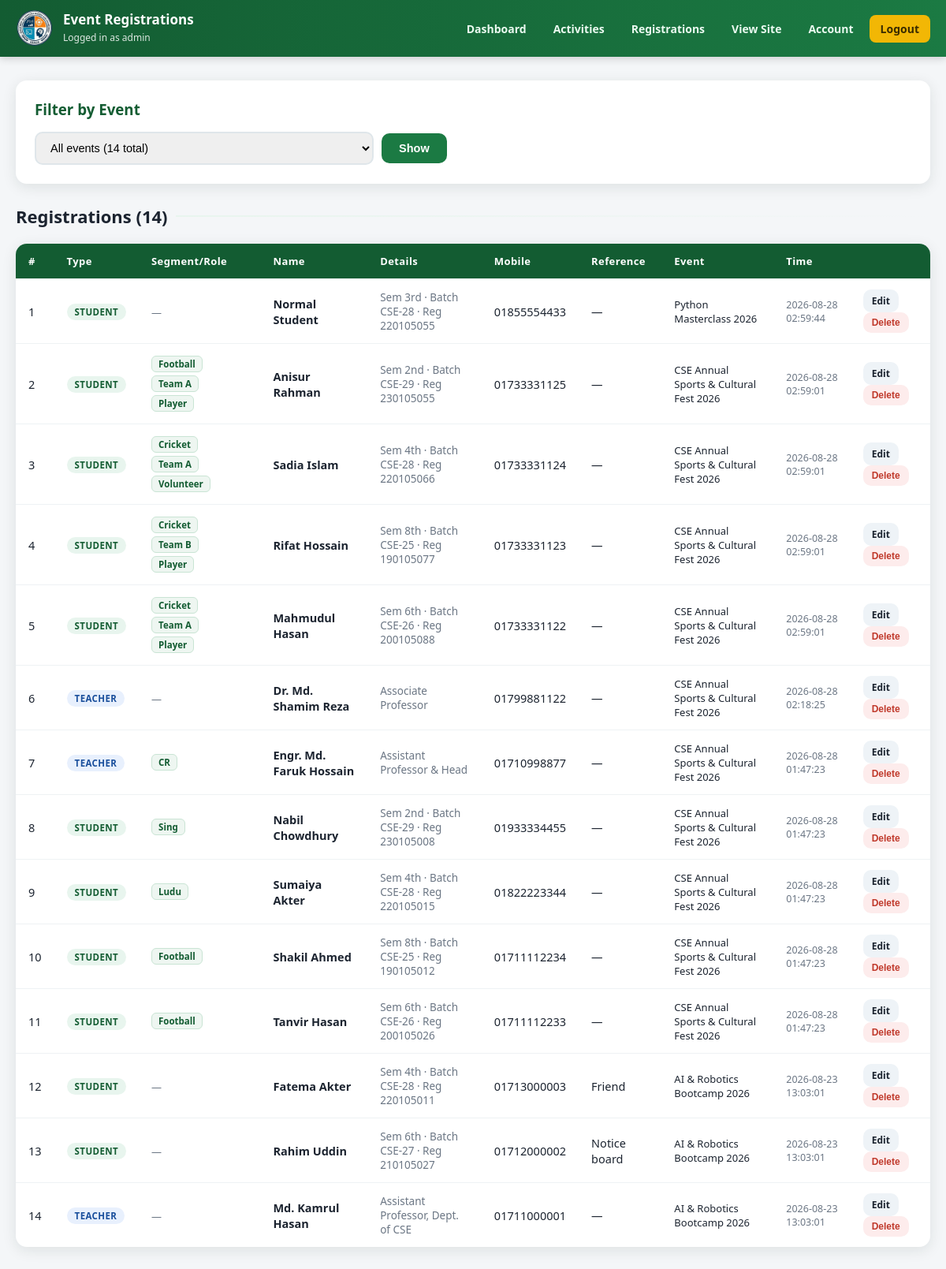
The page /admin/registrations.php (signed in) on the database its author committed.
### tables this page shows
CREATE TABLE registrations (
                id INTEGER PRIMARY KEY AUTOINCREMENT,
                event_id INTEGER NOT NULL,
                role TEXT NOT NULL DEFAULT 'student',
                name TEXT NOT NULL,
                semester TEXT, batch TEXT, reg_no TEXT, designation TEXT,
                mobile TEXT NOT NULL, reference TEXT,
                registered_at TEXT
            , event_role TEXT NULL, edit_used INTEGER NOT NULL DEFAULT 0);

CREATE TABLE events (
  id INTEGER PRIMARY KEY AUTOINCREMENT,
  title TEXT NOT NULL,
  category TEXT NOT NULL DEFAULT 'Other',
  event_date TEXT NOT NULL,
  description TEXT,
  created_at TEXT
, reg_deadline TEXT NULL, custom_roles TEXT NULL);

### includes/functions.php (called while the page is built, shortened)
<?php
function e($str) {
    return htmlspecialchars((string)$str, ENT_QUOTES, 'UTF-8');
}
    ?>
<?php
function parse_registration_roles($eventRole): array {
    if (empty($eventRole)) return [];
    $decoded = json_decode($eventRole, true);
    if (is_array($decoded) && !empty($decoded)) {
        return $decoded;
    }
    return ['Role' => (string)$eventRole];
}

### admin/registrations.php (the view, shortened to what this page needs)
<?php
require __DIR__ . '/../includes/config.php';
require __DIR__ . '/../includes/functions.php';
$eid = (int)($_GET['event'] ?? 0);
$events = $pdo->query("
    SELECT e.id, e.title, e.event_date,
           (SELECT COUNT(*) FROM registrations r WHERE r.event_id = e.id) AS reg_count
    FROM events e ORDER BY e.event_date DESC")->fetchAll();
if ($eid) {
    $eStmt = $pdo->prepare("SELECT * FROM events WHERE id = ?");
    $eStmt->execute([$eid]);
    $curEvent = $eStmt->fetch();
    if ($curEvent) {
        $curCustomFields = get_event_custom_fields($curEvent);
    }
    $stmt = $pdo->prepare("SELECT r.*, e.title AS event_title FROM registrations r JOIN events e ON e.id = r.event_id WHERE r.event_id = ? ORDER BY r.role DESC, r.id");
    $stmt->execute([$eid]);
} else {
    $stmt = $pdo->query("SELECT r.*, e.title AS event_title FROM registrations r JOIN events e ON e.id = r.event_id ORDER BY r.id DESC");
}
$regs = $stmt->fetchAll();
?>
<!DOCTYPE html>
<html lang="en">
<head>
<link rel="stylesheet" href="../assets/style.css">
</head>
<body>
<header class="site-header">
  <div class="header-inner">
    <a class="brand" href="dashboard.php">
      <img class="brand-logo-img" src="../assets/cse-logo.png" alt="EBAUB CSE Logo" width="48" height="48" style="width:48px;height:48px">
      <div class="brand-text"><b>Event Registrations</b><span>Logged in as <?= e($_SESSION['admin_name']) ?></span></div>
    </a>
    <nav class="nav">
      <a href="dashboard.php">Dashboard</a>
      <a href="activities.php">Activities</a>
      <a href="registrations.php">Registrations</a>
      <a href="../index.php" target="_blank">View Site</a>
      <a href="change-password.php">Account</a>
      <a class="btn-login" href="logout.php">Logout</a>
    </nav>
  </div>
</header>
<main class="container">
  <div class="panel">
    <h3>Filter by Event</h3>
    <form method="get" style="display:flex;gap:10px;flex-wrap:wrap;align-items:center">
      <select name="event" style="padding:10px 14px;border:2px solid #dfe6ea;border-radius:10px;font-size:14.5px;min-width:260px">
        <option value="0">All events (<?= array_sum(array_column($events, 'reg_count')) ?> total)</option>
      </select>
      <button class="btn btn-primary">Show</button>
    </form>
  </div>
  <h2 class="section-title">Registrations (<?= count($regs) ?>)</h2>
  <?php if (!$regs): ?>
    <div class="empty">No registrations found<?= $eid ? ' for this event' : '' ?>.</div>
  <?php else: ?>
  <table class="admin-table">
    <tr>
      <th>#</th><th>Type</th><th>Segment/Role</th><th>Name</th><th>Details</th><th>Mobile</th><th>Reference</th>
      <?php if (!$eid): ?><th>Event</th><?php endif; ?>
      <th>Time</th><th></th>
    </tr>
    <?php foreach ($regs as $i => $r): ?>
    <tr>
      <td><?= $i + 1 ?></td>
      <td>
        <span style="display:inline-block;padding:3px 10px;border-radius:999px;font-size:11.5px;font-weight:800;letter-spacing:.4px;<?= $r['role'] === 'teacher' ? 'background:#e8f0fd;color:#1a4f9c' : 'background:var(--green-light);color:var(--green-dark)' ?>">
          <?= strtoupper(e($r['role'])) ?>
        </span>
      </td>
      <td>
        <?php
          $rRoles = parse_registration_roles($r['event_role'] ?? '');
          if ($rRoles):
            foreach ($rRoles as $lbl => $val): ?>
              <span style="display:inline-block;padding:2px 8px;margin:2px 3px 2px 0;border-radius:6px;font-size:11.5px;font-weight:700;background:#eef6f1;color:var(--green-dark);border:1px solid #c9e4d4" title="<?= e($lbl) ?>">
                <?= e($val) ?>
              </span>
            <?php endforeach;
          else: ?>
            <span style="color:var(--muted);font-size:13px">—</span>
        <?php endif; ?>
      </td>
      <td><b><?= e($r['name']) ?></b></td>
      <td style="font-size:13.5px;color:var(--muted)">
        <?= $r['role'] === 'teacher'
            ? e($r['designation'])
            : 'Sem ' . e($r['semester']) . ' · Batch ' . e($r['batch']) . ' · Reg ' . e($r['reg_no']) ?>
      </td>
      <td><?= e($r['mobile']) ?></td>
      <td><?= e($r['reference'] ?: '—') ?></td>
      <?php if (!$eid): ?><td style="font-size:13px"><?= e($r['event_title']) ?></td><?php endif; ?>
      <td style="font-size:12.5px;color:var(--muted)"><?= e($r['registered_at']) ?></td>
      <td>
        <a class="btn" style="padding:6px 11px;font-size:12px;background:#eef3f7" href="edit-registration.php?id=<?= $r['id'] ?>">Edit</a>
        <form method="post" onsubmit="return confirm('Delete this registration?')" style="display:inline">
          <button class="btn btn-danger" style="padding:6px 11px;font-size:12px" name="del_reg" value="1">Delete</button>
        </form>
      </td>
    </tr>
    <?php endforeach; ?>
  </table>
  <?php endif; ?>
</main>
</body>
</html>

### assets/style.css (style rules this page uses)
:root { --green: #1b7a43; --green-dark: #135c32; --green-light: #e8f5ee; --gold: #f2b705; --ink: #1c2430; --muted: #6b7684; --bg: #f4f6f8; --card: #ffffff; --radius: 14px; --shadow: 0 4px 18px rgba(16, 40, 28, 0.10); }
* { margin: 0; padding: 0; box-sizing: border-box; }
html, body { overflow-x: hidden; max-width: 100%; }
body { font-family: 'Segoe UI', system-ui, -apple-system, sans-serif; background: var(--bg); color: var(--ink); }
input, select, textarea, button { max-width: 100%; }
img { display: block; max-width: 100%; }
a { text-decoration: none; color: inherit; }
.site-header { background: linear-gradient(90deg, var(--green-dark), var(--green)); color: #fff; position: sticky; top: 0; z-index: 50; box-shadow: 0 2px 10px rgba(0,0,0,.18); }
.header-inner { max-width: 1200px; margin: auto; padding: 12px 20px; display: flex; align-items: center; justify-content: space-between; gap: 14px; flex-wrap: wrap; }
.brand { display: flex; align-items: center; gap: 12px; }
.brand-logo-img { width: 48px; height: 48px; max-width: 48px; max-height: 48px; object-fit: contain; flex-shrink: 0; }
.brand-text b { font-size: 17px; display: block; line-height: 1.2; }
.brand-text span { font-size: 12px; opacity: .85; }
.nav { display: flex; gap: 6px; align-items: center; }
.nav a { padding: 8px 14px; border-radius: 8px; font-size: 14px; font-weight: 600; color: #eafaf0; transition: background .2s; }
.nav a.btn-login { background: var(--gold); color: #3a2c00; }
.container { max-width: 1200px; margin: auto; padding: 30px 20px 60px; }
.section-title { font-size: 22px; margin: 10px 0 20px; display: flex; align-items: center; gap: 10px; }
.section-title::after { content: ""; flex: 1; height: 2px; background: linear-gradient(90deg, var(--green-light), transparent); }
.btn { display: inline-block; border: none; cursor: pointer; font-weight: 700; font-size: 14.5px; padding: 11px 22px; border-radius: 10px; transition: all .2s; }
.btn-primary { background: var(--green); color: #fff; }
.btn-danger { background: #fdecec; color: #c0392b; }
.admin-table { width: 100%; border-collapse: collapse; background: #fff; border-radius: var(--radius); overflow: hidden; box-shadow: var(--shadow); }
.admin-table th { background: var(--green-dark); color: #fff; text-align: left; padding: 13px 16px; font-size: 13px; letter-spacing: .4px; }
.admin-table td { padding: 13px 16px; border-top: 1px solid #eef2f4; font-size: 14.5px; vertical-align: middle; }
.panel { background: #fff; border-radius: var(--radius); box-shadow: var(--shadow); padding: 24px; margin-bottom: 26px; }
.panel h3 { margin-bottom: 16px; color: var(--green-dark); }

### rows shown on the page
registrations: role "STUDENT", name "Normal Student", semester "3rd", batch "CSE-28", reg_no "220105055", mobile "01855554433", reference "—", event.title "Python Masterclass 2026", registered_at "2026-08-28 02:59:44"
registrations: role "STUDENT", event_role "Football", event_role "Team A", event_role "Player", name "Anisur Rahman", semester "2nd", batch "CSE-29", reg_no "230105055", mobile "01733331125", reference "—", event.title "CSE Annual Sports & Cultural Fest 2026", registered_at "2026-08-28 02:59:01"
registrations: role "STUDENT", event_role "Cricket", event_role "Team A", event_role "Volunteer", name "Sadia Islam", semester "4th", batch "CSE-28", reg_no "220105066", mobile "01733331124", reference "—", event.title "CSE Annual Sports & Cultural Fest 2026", registered_at "2026-08-28 02:59:01"
registrations: role "STUDENT", event_role "Cricket", event_role "Team B", event_role "Player", name "Rifat Hossain", semester "8th", batch "CSE-25", reg_no "190105077", mobile "01733331123", reference "—", event.title "CSE Annual Sports & Cultural Fest 2026", registered_at "2026-08-28 02:59:01"
registrations: role "STUDENT", event_role "Cricket", event_role "Team A", event_role "Player", name "Mahmudul Hasan", semester "6th", batch "CSE-26", reg_no "200105088", mobile "01733331122", reference "—", event.title "CSE Annual Sports & Cultural Fest 2026", registered_at "2026-08-28 02:59:01"
registrations: role "TEACHER", name "Dr. Md. Shamim Reza", designation "Associate Professor", mobile "01799881122", reference "—", event.title "CSE Annual Sports & Cultural Fest 2026", registered_at "2026-08-28 02:18:25"
registrations: role "TEACHER", event_role "CR", name "Engr. Md. Faruk Hossain", designation "Assistant Professor & Head", mobile "01710998877", reference "—", event.title "CSE Annual Sports & Cultural Fest 2026", registered_at "2026-08-28 01:47:23"
registrations: role "STUDENT", event_role "Sing", name "Nabil Chowdhury", semester "2nd", batch "CSE-29", reg_no "230105008", mobile "01933334455", reference "—", event.title "CSE Annual Sports & Cultural Fest 2026", registered_at "2026-08-28 01:47:23"
registrations: role "STUDENT", event_role "Ludu", name "Sumaiya Akter", semester "4th", batch "CSE-28", reg_no "220105015", mobile "01822223344", reference "—", event.title "CSE Annual Sports & Cultural Fest 2026", registered_at "2026-08-28 01:47:23"
registrations: role "STUDENT", event_role "Football", name "Shakil Ahmed", semester "8th", batch "CSE-25", reg_no "190105012", mobile "01711112234", reference "—", event.title "CSE Annual Sports & Cultural Fest 2026", registered_at "2026-08-28 01:47:23"
registrations: role "STUDENT", event_role "Football", name "Tanvir Hasan", semester "6th", batch "CSE-26", reg_no "200105026", mobile "01711112233", reference "—", event.title "CSE Annual Sports & Cultural Fest 2026", registered_at "2026-08-28 01:47:23"
registrations: role "STUDENT", name "Fatema Akter", semester "4th", batch "CSE-28", reg_no "220105011", mobile "01713000003", reference "Friend", event.title "AI & Robotics Bootcamp 2026", registered_at "2026-08-23 13:03:01"
registrations: role "STUDENT", name "Rahim Uddin", semester "6th", batch "CSE-27", reg_no "210105027", mobile "01712000002", reference "Notice board", event.title "AI & Robotics Bootcamp 2026", registered_at "2026-08-23 13:03:01"
registrations: role "TEACHER", name "Md. Kamrul Hasan", designation "Assistant Professor, Dept. of CSE", mobile "01711000001", reference "—", event.title "AI & Robotics Bootcamp 2026", registered_at "2026-08-23 13:03:01"

### other values the page prints
$_SESSION['admin_name'] "admin"
count($regs) "14"
